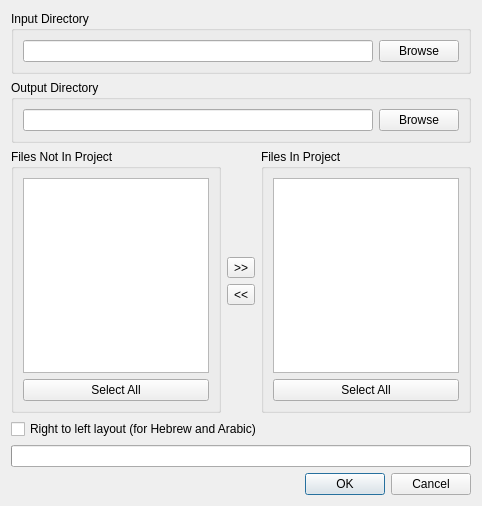
<?xml version="1.0" encoding="UTF-8"?>
<ui version="4.0">
 <class>ProjectFilesDialog</class>
 <widget class="QDialog" name="ProjectFilesDialog">
  <property name="geometry">
   <rect>
    <x>0</x>
    <y>0</y>
    <width>482</width>
    <height>506</height>
   </rect>
  </property>
  <property name="windowTitle">
   <string>Project Files</string>
  </property>
  <layout class="QVBoxLayout" name="verticalLayout">
   <item>
    <widget class="QGroupBox" name="groupBox_2">
     <property name="title">
      <string>Input Directory</string>
     </property>
     <layout class="QHBoxLayout">
      <item>
       <widget class="QLineEdit" name="inpDirLine">
        <property name="enabled">
         <bool>true</bool>
        </property>
       </widget>
      </item>
      <item>
       <widget class="QPushButton" name="inpDirBrowseBtn">
        <property name="text">
         <string>Browse</string>
        </property>
       </widget>
      </item>
     </layout>
    </widget>
   </item>
   <item>
    <widget class="QGroupBox" name="groupBox">
     <property name="title">
      <string>Output Directory</string>
     </property>
     <layout class="QHBoxLayout">
      <item>
       <widget class="QLineEdit" name="outDirLine"/>
      </item>
      <item>
       <widget class="QPushButton" name="outDirBrowseBtn">
        <property name="text">
         <string>Browse</string>
        </property>
       </widget>
      </item>
     </layout>
    </widget>
   </item>
   <item>
    <layout class="QHBoxLayout">
     <item>
      <widget class="QGroupBox" name="groupBox_3">
       <property name="title">
        <string>Files Not In Project</string>
       </property>
       <layout class="QVBoxLayout">
        <item>
         <widget class="QListView" name="offProjectList">
          <property name="selectionMode">
           <enum>QAbstractItemView::ExtendedSelection</enum>
          </property>
         </widget>
        </item>
        <item>
         <widget class="QPushButton" name="offProjectSelectAllBtn">
          <property name="text">
           <string>Select All</string>
          </property>
         </widget>
        </item>
       </layout>
      </widget>
     </item>
     <item>
      <layout class="QVBoxLayout">
       <item>
        <spacer>
         <property name="orientation">
          <enum>Qt::Vertical</enum>
         </property>
         <property name="sizeHint" stdset="0">
          <size>
           <width>20</width>
           <height>40</height>
          </size>
         </property>
        </spacer>
       </item>
       <item>
        <widget class="QToolButton" name="addToProjectBtn">
         <property name="toolTip">
          <string>&lt;html&gt;&lt;head&gt;&lt;meta name=&quot;qrichtext&quot; content=&quot;1&quot; /&gt;&lt;style type=&quot;text/css&quot;&gt;
p, li { white-space: pre-wrap; }
&lt;/style&gt;&lt;/head&gt;&lt;body style=&quot; font-family:'Sans Serif'; font-size:9pt; font-weight:400; font-style:normal;&quot;&gt;
&lt;p style=&quot; margin-top:0px; margin-bottom:0px; margin-left:0px; margin-right:0px; -qt-block-indent:0; text-indent:0px;&quot;&gt;Add selected files to project.&lt;/p&gt;&lt;/body&gt;&lt;/html&gt;</string>
         </property>
         <property name="text">
          <string>&gt;&gt;</string>
         </property>
        </widget>
       </item>
       <item>
        <widget class="QToolButton" name="removeFromProjectBtn">
         <property name="toolTip">
          <string>&lt;html&gt;&lt;head&gt;&lt;meta name=&quot;qrichtext&quot; content=&quot;1&quot; /&gt;&lt;style type=&quot;text/css&quot;&gt;
p, li { white-space: pre-wrap; }
&lt;/style&gt;&lt;/head&gt;&lt;body style=&quot; font-family:'Sans Serif'; font-size:9pt; font-weight:400; font-style:normal;&quot;&gt;
&lt;p style=&quot; margin-top:0px; margin-bottom:0px; margin-left:0px; margin-right:0px; -qt-block-indent:0; text-indent:0px;&quot;&gt;Remove selected files from project.&lt;/p&gt;&lt;/body&gt;&lt;/html&gt;</string>
         </property>
         <property name="text">
          <string>&lt;&lt;</string>
         </property>
        </widget>
       </item>
       <item>
        <spacer>
         <property name="orientation">
          <enum>Qt::Vertical</enum>
         </property>
         <property name="sizeHint" stdset="0">
          <size>
           <width>20</width>
           <height>40</height>
          </size>
         </property>
        </spacer>
       </item>
      </layout>
     </item>
     <item>
      <widget class="QGroupBox" name="groupBox_4">
       <property name="title">
        <string>Files In Project</string>
       </property>
       <layout class="QVBoxLayout">
        <item>
         <widget class="QListView" name="inProjectList">
          <property name="enabled">
           <bool>true</bool>
          </property>
          <property name="selectionMode">
           <enum>QAbstractItemView::ExtendedSelection</enum>
          </property>
         </widget>
        </item>
        <item>
         <widget class="QPushButton" name="inProjectSelectAllBtn">
          <property name="text">
           <string>Select All</string>
          </property>
         </widget>
        </item>
       </layout>
      </widget>
     </item>
    </layout>
   </item>
   <item>
    <widget class="QCheckBox" name="rtlLayoutCB">
     <property name="text">
      <string>Right to left layout (for Hebrew and Arabic)</string>
     </property>
    </widget>
   </item>
   <item>
    <widget class="QProgressBar" name="progressBar">
     <property name="value">
      <number>0</number>
     </property>
     <property name="textVisible">
      <bool>false</bool>
     </property>
    </widget>
   </item>
   <item>
    <widget class="QDialogButtonBox" name="buttonBox">
     <property name="orientation">
      <enum>Qt::Horizontal</enum>
     </property>
     <property name="standardButtons">
      <set>QDialogButtonBox::Cancel|QDialogButtonBox::Ok</set>
     </property>
    </widget>
   </item>
  </layout>
 </widget>
 <resources/>
 <connections>
  <connection>
   <sender>buttonBox</sender>
   <signal>rejected()</signal>
   <receiver>ProjectFilesDialog</receiver>
   <slot>reject()</slot>
   <hints>
    <hint type="sourcelabel">
     <x>295</x>
     <y>463</y>
    </hint>
    <hint type="destinationlabel">
     <x>286</x>
     <y>274</y>
    </hint>
   </hints>
  </connection>
  <connection>
   <sender>offProjectSelectAllBtn</sender>
   <signal>clicked()</signal>
   <receiver>offProjectList</receiver>
   <slot>selectAll()</slot>
   <hints>
    <hint type="sourcelabel">
     <x>74</x>
     <y>381</y>
    </hint>
    <hint type="destinationlabel">
     <x>86</x>
     <y>318</y>
    </hint>
   </hints>
  </connection>
  <connection>
   <sender>inProjectSelectAllBtn</sender>
   <signal>clicked()</signal>
   <receiver>inProjectList</receiver>
   <slot>selectAll()</slot>
   <hints>
    <hint type="sourcelabel">
     <x>386</x>
     <y>380</y>
    </hint>
    <hint type="destinationlabel">
     <x>382</x>
     <y>304</y>
    </hint>
   </hints>
  </connection>
 </connections>
</ui>
